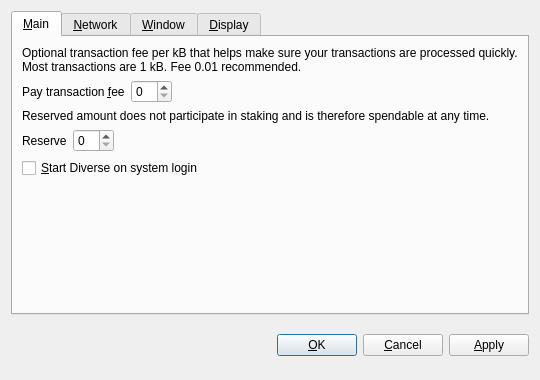
<?xml version="1.0" encoding="UTF-8"?>
<ui version="4.0">
 <class>OptionsDialog</class>
 <widget class="QDialog" name="OptionsDialog">
  <property name="geometry">
   <rect>
    <x>0</x>
    <y>0</y>
    <width>540</width>
    <height>380</height>
   </rect>
  </property>
  <property name="windowTitle">
   <string>Options</string>
  </property>
  <property name="modal">
   <bool>true</bool>
  </property>
  <layout class="QVBoxLayout" name="verticalLayout">
   <item>
    <widget class="QTabWidget" name="tabWidget">
     <property name="tabPosition">
      <enum>QTabWidget::North</enum>
     </property>
     <property name="currentIndex">
      <number>0</number>
     </property>
     <widget class="QWidget" name="tabMain">
      <attribute name="title">
       <string>&amp;Main</string>
      </attribute>
      <layout class="QVBoxLayout" name="verticalLayout_Main">
       <item>
        <widget class="QLabel" name="transactionFeeInfoLabel">
         <property name="text">
          <string>Optional transaction fee per kB that helps make sure your transactions are processed quickly. Most transactions are 1 kB. Fee 0.01 recommended.</string>
         </property>
         <property name="textFormat">
          <enum>Qt::PlainText</enum>
         </property>
         <property name="wordWrap">
          <bool>true</bool>
         </property>
        </widget>
       </item>
       <item>
        <layout class="QHBoxLayout" name="horizontalLayoutFee">
         <item>
          <widget class="QLabel" name="transactionFeeLabel">
           <property name="text">
            <string>Pay transaction &amp;fee</string>
           </property>
           <property name="textFormat">
            <enum>Qt::PlainText</enum>
           </property>
           <property name="buddy">
            <cstring>transactionFee</cstring>
           </property>
          </widget>
         </item>
         <item>
          <widget class="BitcoinAmountField" name="transactionFee"/>
         </item>
         <item>
          <spacer name="horizontalSpacerFee">
           <property name="orientation">
            <enum>Qt::Horizontal</enum>
           </property>
           <property name="sizeHint" stdset="0">
            <size>
             <width>40</width>
             <height>20</height>
            </size>
           </property>
          </spacer>
         </item>
        </layout>
       </item>
       <item>
        <widget class="QLabel" name="reserveBalanceInfoLabel">
         <property name="text">
          <string>Reserved amount does not participate in staking and is therefore spendable at any time.</string>
         </property>
         <property name="textFormat">
          <enum>Qt::PlainText</enum>
         </property>
         <property name="wordWrap">
          <bool>true</bool>
         </property>
        </widget>
       </item>
       <item>
        <layout class="QHBoxLayout" name="horizontalLayoutReserveBalance">
         <item>
          <widget class="QLabel" name="reserveBalanceLabel">
           <property name="text">
            <string>Reserve</string>
           </property>
           <property name="textFormat">
            <enum>Qt::PlainText</enum>
           </property>
           <property name="buddy">
            <cstring>reserveBalance</cstring>
           </property>
          </widget>
         </item>
         <item>
          <widget class="BitcoinAmountField" name="reserveBalance"/>
         </item>
         <item>
          <spacer name="horizontalSpacerReserveBalance">
           <property name="orientation">
            <enum>Qt::Horizontal</enum>
           </property>
           <property name="sizeHint" stdset="0">
            <size>
             <width>40</width>
             <height>20</height>
            </size>
           </property>
          </spacer>
         </item>
        </layout>
       </item>
       <item>
        <widget class="QCheckBox" name="bitcoinAtStartup">
         <property name="toolTip">
          <string>Automatically start Diverse after logging in to the system.</string>
         </property>
         <property name="text">
          <string>&amp;Start Diverse on system login</string>
         </property>
        </widget>
       </item>
       <item>
        <spacer name="verticalSpacer_Main">
         <property name="orientation">
          <enum>Qt::Vertical</enum>
         </property>
         <property name="sizeHint" stdset="0">
          <size>
           <width>20</width>
           <height>40</height>
          </size>
         </property>
        </spacer>
       </item>
      </layout>
     </widget>
     <widget class="QWidget" name="tabNetwork">
      <attribute name="title">
       <string>&amp;Network</string>
      </attribute>
      <layout class="QVBoxLayout" name="verticalLayout_Network">
       <item>
        <widget class="QCheckBox" name="mapPortUpnp">
         <property name="toolTip">
          <string>Automatically open the Diverse client port on the router. This only works when your router supports UPnP and it is enabled.</string>
         </property>
         <property name="text">
          <string>Map port using &amp;UPnP</string>
         </property>
        </widget>
       </item>
       <item>
        <widget class="QCheckBox" name="connectSocks">
         <property name="toolTip">
          <string>Connect to the Diverse network through a SOCKS proxy (e.g. when connecting through Tor).</string>
         </property>
         <property name="text">
          <string>&amp;Connect through SOCKS proxy:</string>
         </property>
        </widget>
       </item>
       <item>
        <layout class="QHBoxLayout" name="horizontalLayout_Network">
         <item>
          <widget class="QLabel" name="proxyIpLabel">
           <property name="text">
            <string>Proxy &amp;IP:</string>
           </property>
           <property name="textFormat">
            <enum>Qt::PlainText</enum>
           </property>
           <property name="buddy">
            <cstring>proxyIp</cstring>
           </property>
          </widget>
         </item>
         <item>
          <widget class="QValidatedLineEdit" name="proxyIp">
           <property name="maximumSize">
            <size>
             <width>140</width>
             <height>16777215</height>
            </size>
           </property>
           <property name="toolTip">
            <string>IP address of the proxy (e.g. 127.0.0.1)</string>
           </property>
          </widget>
         </item>
         <item>
          <widget class="QLabel" name="proxyPortLabel">
           <property name="text">
            <string>&amp;Port:</string>
           </property>
           <property name="textFormat">
            <enum>Qt::PlainText</enum>
           </property>
           <property name="buddy">
            <cstring>proxyPort</cstring>
           </property>
          </widget>
         </item>
         <item>
          <widget class="QLineEdit" name="proxyPort">
           <property name="maximumSize">
            <size>
             <width>55</width>
             <height>16777215</height>
            </size>
           </property>
           <property name="toolTip">
            <string>Port of the proxy (e.g. 9050)</string>
           </property>
          </widget>
         </item>
         <item>
          <widget class="QLabel" name="socksVersionLabel">
           <property name="text">
            <string>SOCKS &amp;Version:</string>
           </property>
           <property name="textFormat">
            <enum>Qt::PlainText</enum>
           </property>
           <property name="buddy">
            <cstring>socksVersion</cstring>
           </property>
          </widget>
         </item>
         <item>
          <widget class="QValueComboBox" name="socksVersion">
           <property name="toolTip">
            <string>SOCKS version of the proxy (e.g. 5)</string>
           </property>
          </widget>
         </item>
         <item>
          <spacer name="horizontalSpacer_Network">
           <property name="orientation">
            <enum>Qt::Horizontal</enum>
           </property>
           <property name="sizeHint" stdset="0">
            <size>
             <width>40</width>
             <height>20</height>
            </size>
           </property>
          </spacer>
         </item>
        </layout>
       </item>
       <item>
        <spacer name="verticalSpacer_Network">
         <property name="orientation">
          <enum>Qt::Vertical</enum>
         </property>
         <property name="sizeHint" stdset="0">
          <size>
           <width>20</width>
           <height>40</height>
          </size>
         </property>
        </spacer>
       </item>
      </layout>
     </widget>
     <widget class="QWidget" name="tabWindow">
      <attribute name="title">
       <string>&amp;Window</string>
      </attribute>
      <layout class="QVBoxLayout" name="verticalLayout_Window">
       <item>
        <widget class="QCheckBox" name="minimizeToTray">
         <property name="toolTip">
          <string>Show only a tray icon after minimizing the window.</string>
         </property>
         <property name="text">
          <string>&amp;Minimize to the tray instead of the taskbar</string>
         </property>
        </widget>
       </item>
       <item>
        <widget class="QCheckBox" name="minimizeOnClose">
         <property name="toolTip">
          <string>Minimize instead of exit the application when the window is closed. When this option is enabled, the application will be closed only after selecting Quit in the menu.</string>
         </property>
         <property name="text">
          <string>M&amp;inimize on close</string>
         </property>
        </widget>
       </item>
       <item>
        <spacer name="verticalSpacer_Window">
         <property name="orientation">
          <enum>Qt::Vertical</enum>
         </property>
         <property name="sizeHint" stdset="0">
          <size>
           <width>20</width>
           <height>40</height>
          </size>
         </property>
        </spacer>
       </item>
      </layout>
     </widget>
     <widget class="QWidget" name="tabDisplay">
      <attribute name="title">
       <string>&amp;Display</string>
      </attribute>
      <layout class="QVBoxLayout" name="verticalLayout_Display">
       <item>
        <layout class="QHBoxLayout" name="horizontalLayout_1_Display">
         <item>
          <widget class="QLabel" name="langLabel">
           <property name="text">
            <string>User Interface &amp;language:</string>
           </property>
           <property name="textFormat">
            <enum>Qt::PlainText</enum>
           </property>
           <property name="buddy">
            <cstring>lang</cstring>
           </property>
          </widget>
         </item>
         <item>
          <widget class="QValueComboBox" name="lang">
           <property name="toolTip">
            <string>The user interface language can be set here. This setting will take effect after restarting Diverse.</string>
           </property>
          </widget>
         </item>
        </layout>
       </item>
       <item>
        <layout class="QHBoxLayout" name="horizontalLayout_2_Display">
         <item>
          <widget class="QLabel" name="unitLabel">
           <property name="text">
            <string>&amp;Unit to show amounts in:</string>
           </property>
           <property name="textFormat">
            <enum>Qt::PlainText</enum>
           </property>
           <property name="buddy">
            <cstring>unit</cstring>
           </property>
          </widget>
         </item>
         <item>
          <widget class="QValueComboBox" name="unit">
           <property name="toolTip">
            <string>Choose the default subdivision unit to show in the interface and when sending coins.</string>
           </property>
          </widget>
         </item>
        </layout>
       </item>
       <item>
        <widget class="QCheckBox" name="displayAddresses">
         <property name="toolTip">
          <string>Whether to show Diverse addresses in the transaction list or not.</string>
         </property>
         <property name="text">
          <string>&amp;Display addresses in transaction list</string>
         </property>
        </widget>
       </item>
       <item>
        <widget class="QCheckBox" name="coinControlFeatures">
         <property name="toolTip">
          <string>Whether to show coin control features or not.</string>
         </property>
         <property name="text">
          <string>Display coin &amp;control features (experts only!)</string>
         </property>
        </widget>
       </item>
       <item>
        <spacer name="verticalSpacer_Display">
         <property name="orientation">
          <enum>Qt::Vertical</enum>
         </property>
         <property name="sizeHint" stdset="0">
          <size>
           <width>20</width>
           <height>40</height>
          </size>
         </property>
        </spacer>
       </item>
      </layout>
     </widget>
    </widget>
   </item>
   <item>
    <layout class="QHBoxLayout" name="horizontalLayout_Buttons">
     <item>
      <spacer name="horizontalSpacer_1">
       <property name="orientation">
        <enum>Qt::Horizontal</enum>
       </property>
       <property name="sizeHint" stdset="0">
        <size>
         <width>40</width>
         <height>48</height>
        </size>
       </property>
      </spacer>
     </item>
     <item>
      <widget class="QLabel" name="statusLabel">
       <property name="font">
        <font>
         <weight>75</weight>
         <bold>true</bold>
        </font>
       </property>
       <property name="text">
        <string/>
       </property>
       <property name="textFormat">
        <enum>Qt::PlainText</enum>
       </property>
       <property name="wordWrap">
        <bool>true</bool>
       </property>
      </widget>
     </item>
     <item>
      <spacer name="horizontalSpacer_2">
       <property name="orientation">
        <enum>Qt::Horizontal</enum>
       </property>
       <property name="sizeHint" stdset="0">
        <size>
         <width>40</width>
         <height>48</height>
        </size>
       </property>
      </spacer>
     </item>
     <item>
      <widget class="QPushButton" name="okButton">
       <property name="text">
        <string>&amp;OK</string>
       </property>
      </widget>
     </item>
     <item>
      <widget class="QPushButton" name="cancelButton">
       <property name="text">
        <string>&amp;Cancel</string>
       </property>
       <property name="autoDefault">
        <bool>false</bool>
       </property>
      </widget>
     </item>
     <item>
      <widget class="QPushButton" name="applyButton">
       <property name="text">
        <string>&amp;Apply</string>
       </property>
       <property name="autoDefault">
        <bool>false</bool>
       </property>
      </widget>
     </item>
    </layout>
   </item>
  </layout>
 </widget>
 <customwidgets>
  <customwidget>
   <class>BitcoinAmountField</class>
   <extends>QSpinBox</extends>
   <header>bitcoinamountfield.h</header>
  </customwidget>
  <customwidget>
   <class>QValueComboBox</class>
   <extends>QComboBox</extends>
   <header>qvaluecombobox.h</header>
  </customwidget>
  <customwidget>
   <class>QValidatedLineEdit</class>
   <extends>QLineEdit</extends>
   <header>qvalidatedlineedit.h</header>
  </customwidget>
 </customwidgets>
 <resources/>
 <connections/>
</ui>
